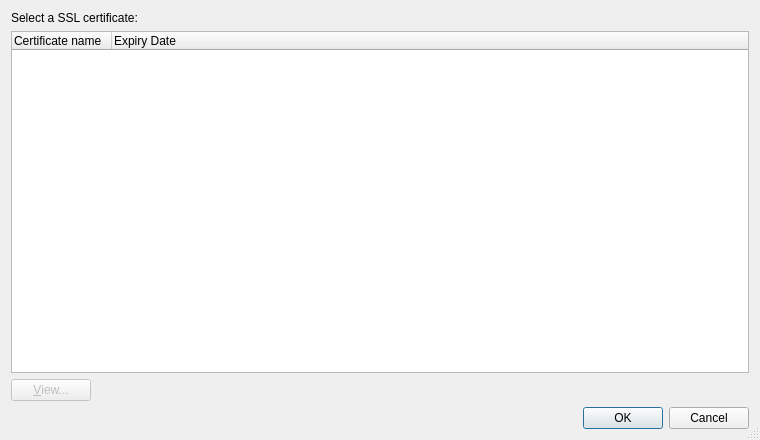
<?xml version="1.0" encoding="UTF-8"?>
<ui version="4.0">
 <class>EricSslCertificateSelectionDialog</class>
 <widget class="QDialog" name="EricSslCertificateSelectionDialog">
  <property name="geometry">
   <rect>
    <x>0</x>
    <y>0</y>
    <width>760</width>
    <height>440</height>
   </rect>
  </property>
  <property name="windowTitle">
   <string>SSL Certificate Selection</string>
  </property>
  <property name="sizeGripEnabled">
   <bool>true</bool>
  </property>
  <layout class="QVBoxLayout" name="verticalLayout">
   <item>
    <widget class="QLabel" name="label">
     <property name="text">
      <string>Select a SSL certificate:</string>
     </property>
    </widget>
   </item>
   <item>
    <widget class="QTreeWidget" name="certificatesTree">
     <column>
      <property name="text">
       <string>Certificate name</string>
      </property>
     </column>
     <column>
      <property name="text">
       <string>Expiry Date</string>
      </property>
     </column>
    </widget>
   </item>
   <item>
    <layout class="QHBoxLayout" name="horizontalLayout">
     <item>
      <widget class="QPushButton" name="viewButton">
       <property name="enabled">
        <bool>false</bool>
       </property>
       <property name="toolTip">
        <string>Press to view the selected certificate</string>
       </property>
       <property name="text">
        <string>&amp;View...</string>
       </property>
      </widget>
     </item>
     <item>
      <spacer name="horizontalSpacer_2">
       <property name="orientation">
        <enum>Qt::Horizontal</enum>
       </property>
       <property name="sizeHint" stdset="0">
        <size>
         <width>40</width>
         <height>20</height>
        </size>
       </property>
      </spacer>
     </item>
    </layout>
   </item>
   <item>
    <widget class="QDialogButtonBox" name="buttonBox">
     <property name="orientation">
      <enum>Qt::Horizontal</enum>
     </property>
     <property name="standardButtons">
      <set>QDialogButtonBox::Cancel|QDialogButtonBox::Ok</set>
     </property>
    </widget>
   </item>
  </layout>
 </widget>
 <resources/>
 <connections>
  <connection>
   <sender>buttonBox</sender>
   <signal>accepted()</signal>
   <receiver>EricSslCertificateSelectionDialog</receiver>
   <slot>accept()</slot>
   <hints>
    <hint type="sourcelabel">
     <x>248</x>
     <y>254</y>
    </hint>
    <hint type="destinationlabel">
     <x>157</x>
     <y>274</y>
    </hint>
   </hints>
  </connection>
  <connection>
   <sender>buttonBox</sender>
   <signal>rejected()</signal>
   <receiver>EricSslCertificateSelectionDialog</receiver>
   <slot>reject()</slot>
   <hints>
    <hint type="sourcelabel">
     <x>316</x>
     <y>260</y>
    </hint>
    <hint type="destinationlabel">
     <x>286</x>
     <y>274</y>
    </hint>
   </hints>
  </connection>
 </connections>
</ui>
